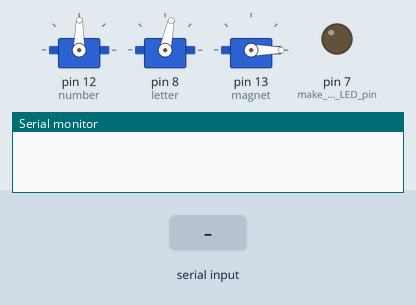
Bench run of a sketch on a simulated Arduino Uno, built with avr-gcc and run on an emulated ATmega328P. Parts: 3 × servo, output pins drawn as LEDs (lit = HIGH), the last lines printed to the serial monitor. The inputs (shaded band) are chosen by the test bench.

Above: at 1.2 s.
1.3 s: "90,45\n" received over Serial
At 14.1 s:
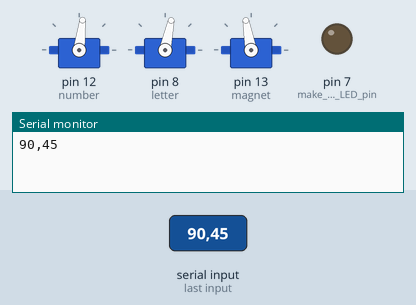
Timing chart, 0 to 14.8 s (numbered marks = the images above; inputs shaded):
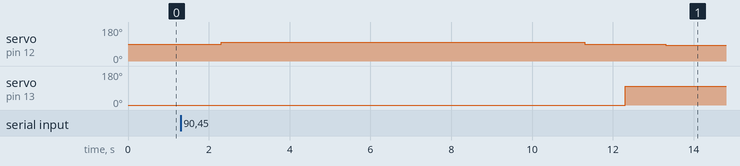

The sketch:

makeathon.ino
```cpp
#include <Servo.h>

Servo number;
Servo letter;
Servo magnet;
String data;
int dataArr [20];
String  dataArrstring;

void setup() {
  // put your setup code here, to run once:
  Serial.begin(9600);

  //pinMode(12, OUTPUT);
  number.attach(12);

  //pinMode(11, OUTPUT);
  letter.attach(8);

  //pinMode(13, OUTPUT);
  magnet.attach(13);

  magnet.write(-10); // move magnet down
  letter.write(78); // stopping for letter
  number.write(89); // stopping for number

  pinMode(LED_BUILTIN, OUTPUT); //make the LED pin (13) as output
  digitalWrite (LED_BUILTIN, LOW);

  pinMode(7, OUTPUT); //make the LED pin (13) as output
  digitalWrite (7, LOW);
}


//letter.write(78); // stopping for letter
//number.write(89); // stopping for number

int place_row = 0;
int place_col = 0;


void loop() {
  // put your main code here, to run repeatedly:
  //digitalWrite(right_pin, HIGH);
  magnet.write(-10); // move magnet down
  letter.write(78); // stopping for letter
  number.write(89); // stopping for number


  while (Serial.available() > 0){
    int n = Serial.available();
    dataArrstring = Serial.readString();
    Serial.println(dataArrstring);
    char carray[20];

    for (int j = 0; j < 20; j++) {
      //Serial.println(dataArrstring[j]);
      dataArr[j] = dataArrstring[j] - '0';
      //Serial.println(dataArr[j]);
    }


   int LetterDelayOneSpaceNoMag = 1000;
   int LetterDelayOneSpaceWithMag = 2000;

   int NumberDelayOneSpaceNoMag = 1000;
   int NumberDelayOneSpaceWithMag = 1400;

//
////  //Move to spot
    magnet.write(-10); // move magnet down

      //rows (numbers)
    if (dataArr[0] > 0) {
      number.write(98); //up
      delay(NumberDelayOneSpaceNoMag*dataArr[0]);
      number.write(89); // stopping for letter
      delay(1000);
    }
    else if (dataArr[0] < 0) {
      number.write(83); // down
      delay(NumberDelayOneSpaceNoMag*(0 - dataArr[0]));
      number.write(89); // stopping for letter
      delay(1000);
    }
      else {
        number.write(89); // stopping for number
      }

      //columns (letters)
    if (dataArr[1] > 0) { //move right
      letter.write(90); //up
      delay(LetterDelayOneSpaceNoMag*dataArr[1]);
      letter.write(78); // stopping for letter
      delay(1000);
    }
    else if (dataArr[1] < 0) { //move left
      letter.write(66); // down
      delay(LetterDelayOneSpaceNoMag*(0 - dataArr[1]));
      letter.write(78); // stopping for letter
      delay(1000);
    }
      else {
        letter.write(78); // stopping for letter
      }


  //magnet up
  magnet.write(100);
  delay(1000);


  //move the piece
  //rows (numbers)
  if (dataArr[2] > 0) {
    number.write(98); //up
    delay(NumberDelayOneSpaceWithMag*dataArr[2]);
    number.write(89); // stopping for letter
    delay(1000);
  }
  else if (dataArr[2] < 0) {
    number.write(83); // down
    delay(NumberDelayOneSpaceWithMag*(0 - dataArr[2]));
    number.write(89); // stopping for letter
    delay(1000);
  }
    else {
      number.write(89); // stopping for number
    }

      //columns (letters)
  if (dataArr[3] > 0) { //move right
    letter.write(90); //up
    delay(LetterDelayOneSpaceWithMag*dataArr[3]);
    letter.write(78); // stopping for letter
    delay(1000);
  }
  else if (dataArr[3] < 0) { //move left
    letter.write(66); // down
    delay(LetterDelayOneSpaceWithMag*(0 - dataArr[3]));
    letter.write(78); // stopping for letter
    delay(1000);
  }
    else {
      letter.write(78); // stopping for letter
  }

  //magnet down
  magnet.write(-10);
  delay(1000);

  }
}
```

Measured:
- after the input at 1.3 s, servo on pin 12 (number): 89° → 98° after 1.0 s, → 89° 9.0 s later, → 83° 2.0 s later; servo on pin 13 (magnet): 0° → 100° after 11.0 s
